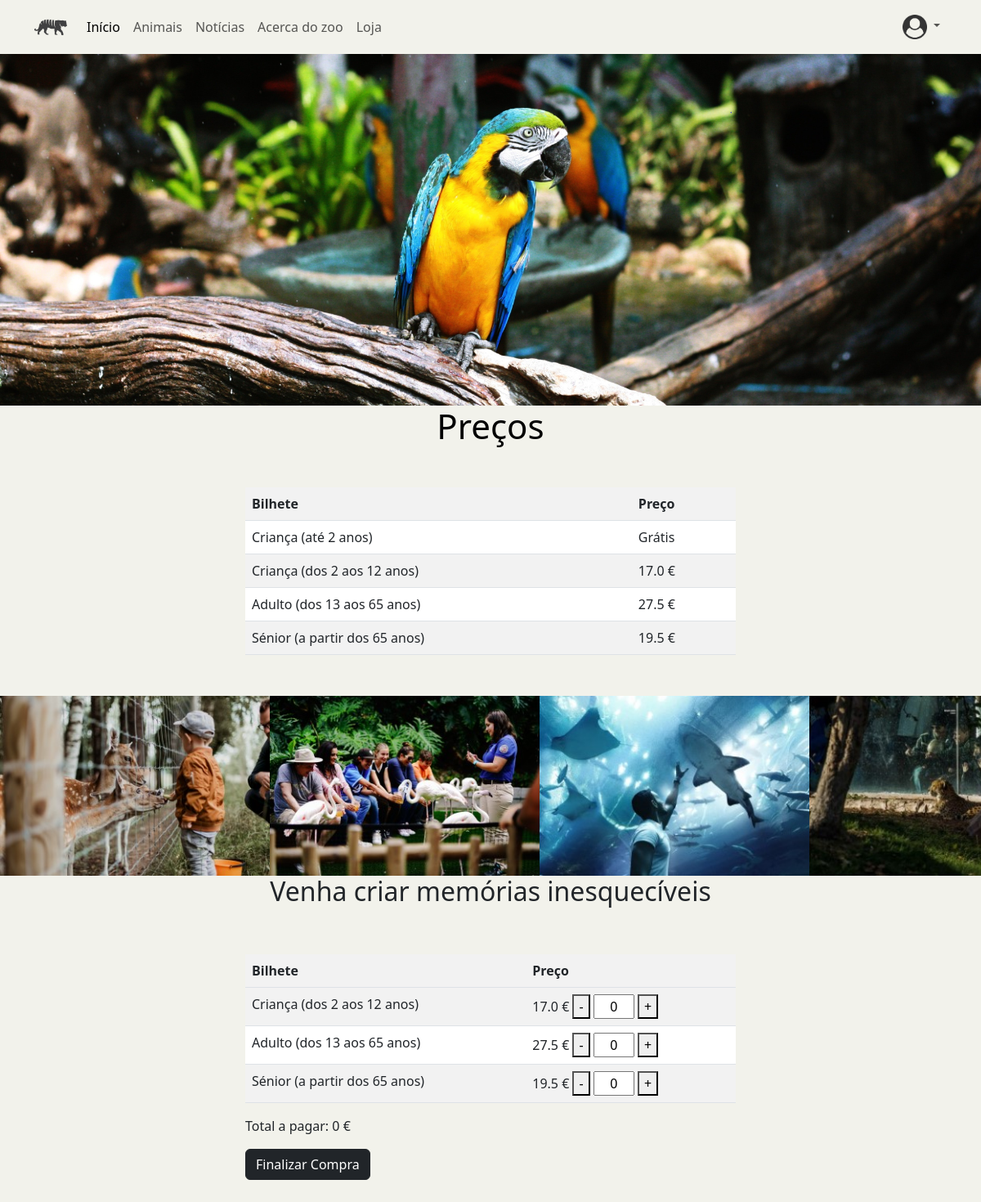
The page /precario (signed in) on the database its author committed.
### ZOO_App/models.py (models this page shows)
class Bilhete(models.Model):
    intervalo_idade = models.CharField(max_length=50)
    preco = models.FloatField()

### ZOO_App/views.py (the view)
# urls.py: path('precario',views.render_precario, name='precario'),
def render_precario(request):
    bilhetes = Bilhete.objects.all()
    if request.user.is_authenticated:
        list = getProductsInCart(request)
        return render(request, 'ZOO_App/precario.html', {'bilhete_list' :bilhetes, 'all' :list})
    return render(request, 'ZOO_App/precario.html', {'bilhete_list' :bilhetes})

### ZOO_App/views.py (called while the page is built)
def auxGetProductsInCart(utilizador):
    pcc_pk = ProdutoCarinhoCompras_pk.objects.filter(utilizador=utilizador)
    list=[]
    for item in pcc_pk:
        list.append(item)
    return list

def getProductsInCart(request):
    product_list = Produto.objects.all()
    utilizador = get_object_or_404(Utilizador, user_id=request.user.id)
    list = auxGetProductsInCart(utilizador)
    return list

### ZOO_App/templates/ZOO_App/precario.html (shortened to what this page needs)
{%extends "./index.html"%} {%block titulo%} Preçário {% endblock %} {%block head%} {% load static %}
<link rel="stylesheet" href="{%static 'css/style.css' %}" />
{%endblock %} {%block conteudo%}
<div style="position: relative">
  <img
    src="{%static 'Animals\bird.jpg' %}"
    alt="ups"
    style="width: 100%; height: auto"
  />
  <h1 class="title">Preços</h1>
  <div class="mydiv">
    <table class="table table-hover table-striped">
      <tr>
        <th>Bilhete</th>
        <th>Preço</th>
      </tr>
      {% for bilhete in bilhete_list %}
      <tr>
        <td>{{bilhete.intervalo_idade}}</td>
        {%if bilhete.preco != 0 %}
        <td>{{bilhete.preco}} €</td>
        {%else%}
        <td>Grátis</td>
        {%endif%}
      </tr>
      {%endfor%}
    </table>
  </div>
  <div class="vertical-carousel">
    <div class="carousel-images">
      <img
        src="{%static 'ZooImgs\feedingDeer.jpg' %}"
        alt=""
        class="carousel-img"
      />
      <img
        src="{%static 'ZooImgs\feedingFlamingo.jpg' %}"
        alt=""
        class="carousel-img"
      />
      <img src="{%static 'ZooImgs\shark.jpg' %}" alt="" class="carousel-img" />
      <img
        src="{%static 'ZooImgs\watchingLeopard.jpg' %}"
        alt=""
        class="carousel-img"
      />
    </div>
    <h2 style="text-align: center">Venha criar memórias inesquecíveis</h2>
  </div>
  <div class="mydiv">
    {% if request.user.is_authenticated %}
    <table class="table table-hover table-striped">
      <tr>
        <th>Bilhete</th>
        <th>Preço</th>
      </tr>
      {% for bilhete in bilhete_list %}
      <tr>
        {%if bilhete.preco != 0 %}
        <td class="idadeRange">{{bilhete.intervalo_idade}}</td>
        <td class="preco">{{bilhete.preco}} €
          <button class="minus">-</button>
          <input
            type="text"
            value="0"
            class="numberInput"
            readonly
            style="width: 50px; text-align: center"
          />
          <button class="plus">+</button>
        </td>
        {%endif%}
      </tr>
      {%endfor%}
    </table>
    <p id="total">Total a pagar: 0 €</p>
    <button
      onclick="popup()"
      data-bs-target="#bilheteModal"
      data-bs-toggle="modal"
      class="btn btn-dark"
    >
      Finalizar Compra
    </button>
    {% else %}
      <h4>Para efetuar a compra de bilhetes por favor faça Login</h4>
    {% endif %}
  </div>
  {% endblock %}

### ZOO_App/templates/ZOO_App/precario.html (style rules this page uses)
.vertical-carousel { max-width: 1650px; margin: 0 auto; overflow: hidden; }
.carousel-images { display: flex; animation: carousel 15s linear infinite; }
.carousel-img { display: block; object-fit: cover; width: 330px; }
.title { color: black; font-size: 3.5vw; text-align: center; }
.mydiv { margin-left: 25%; margin-right: 25%; margin-top: 50px; margin-bottom: 50px; width: 50%; }

### ZOO_App/templates/ZOO_App/index.html (style rules this page uses)
body { padding: 0px; margin: 0px; width: 100%; background-color: rgb(242, 242, 235); }

### rows shown on the page
Bilhete: intervalo_idade "Criança (até 2 anos)", preco "Grátis"
Bilhete: intervalo_idade "Criança (dos 2 aos 12 anos)", preco "17.0"
Bilhete: intervalo_idade "Adulto (dos 13 aos 65 anos)", preco "27.5"
Bilhete: intervalo_idade "Sénior (a partir dos 65 anos)", preco "19.5"
